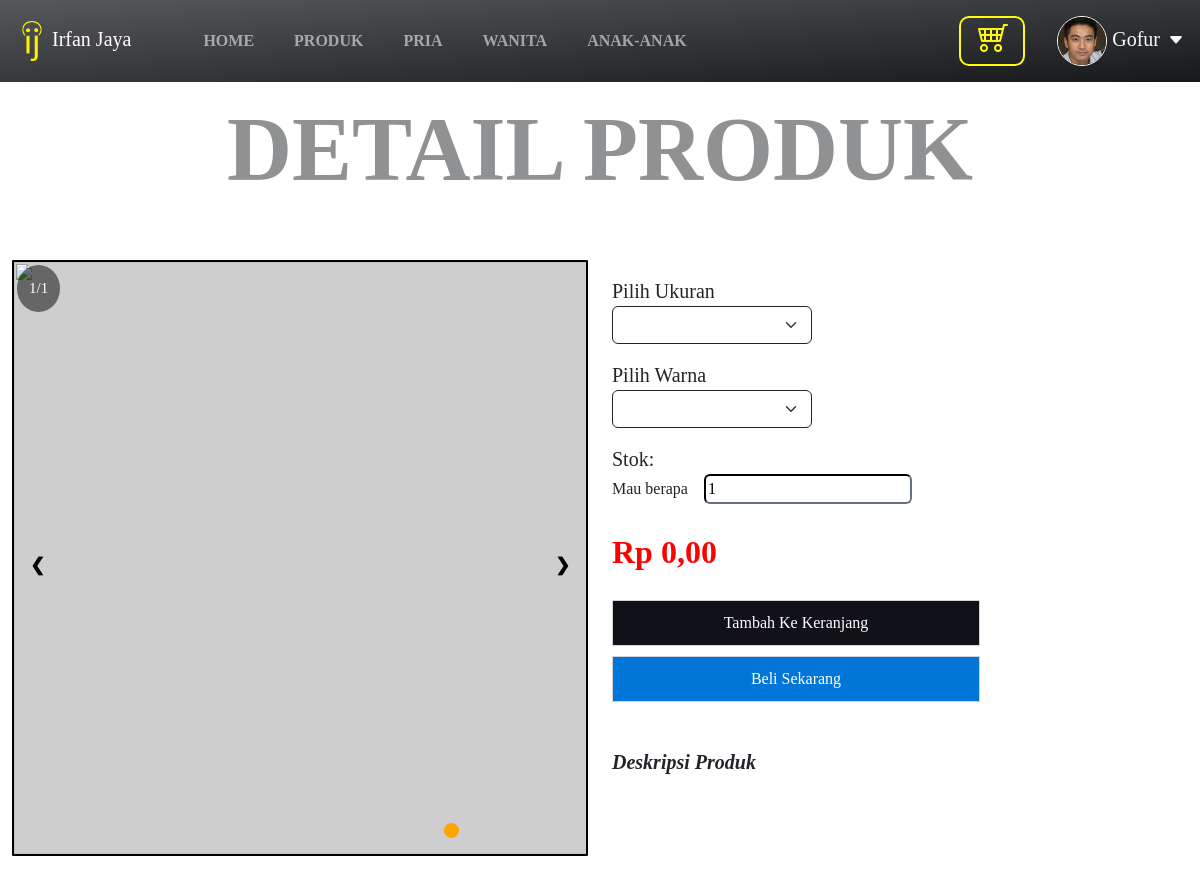
Screenshot of /detail-produk.php (signed in) with the database file from the repository.
### tables this page shows
CREATE TABLE `users` (
  `id` int(11) NOT NULL,
  `username` varchar(255) NOT NULL,
  `email` varchar(255) NOT NULL,
  `password` varchar(255) NOT NULL,
  `name` varchar(255) NOT NULL,
  `photo` varchar(255) NOT NULL DEFAULT 'default.svg',
  `alamat` varchar(300) NOT NULL,
  `nomor` varchar(50) NOT NULL,
  `status` varchar(50) NOT NULL
);

### nav-cart.php (the view, shortened to what this page needs)
<nav class="navbar navbar-expand-lg navbar-dark bg-nav pt-3 pb-3 fixed-top" >
  <div class="container-fluid">
    <a class="navbar-brand" style="margin-right: auto;" href="index.php"><img src="../skripsi/img/logo.ico" alt="logo toko" style="width: 40px;height: 40px;">Irfan Jaya</a>
    <div class="collapse navbar-collapse ms-5" id="navbarSupportedContent">
      <ul class="navbar-nav me-auto menu-user fs-6 ">
      <li class="nav-item ms-3 me-2">
          <a class="nav-link " href="index.php">Home</a>
        </li>
        <li class="nav-item ms-3 me-2">
          <a class="nav-link " href="produk.php">Produk</a>
        </li>
        <li class="nav-item ms-3 me-2">
          <a class="nav-link " href="produk-pria.php">Pria</a>
        </li>
        <li class="nav-item ms-3 me-2">
          <a class="nav-link " href="produk-wanita.php">wanita</a>
        </li>
        <li class="nav-item ms-3 me-2">
          <a class="nav-link " aria-current="page" href="produk-anak.php">Anak-Anak</a>
        </li>
      </ul>
      <?php  if(isset($_SESSION['customerijs'])){
        $id = $_SESSION['id'];
        $sql = "SELECT * FROM users WHERE id = '$id'";
        $query = mysqli_query($con, $sql);
        $db_toko = mysqli_fetch_assoc($query);
      ?>
      <a type="button" class="keranjang text-decoration-none" data-bs-toggle="modal" data-bs-target="#exampleModal">
        <h2 style=" transform: scaleX(-1);margin-right:15px;margin-left:15px;" ><i class="bi bi-cart4 "></i></h2>
      </a>
      <div class="btn-group dropstart">
        <button type="button"  style="padding:0;border:none;background:none;" data-bs-toggle="dropdown" aria-expanded="false">
        <ul class="d-flex mb-0 member">
          <li><img src="img/user/<?php echo $db_toko['photo'] ?>" class="foto-profil" alt="foto profil"></li>
          <li class="text-light fs-5 text-capitalize mt-2"><?php echo $db_toko['username']; ?></li>
          <li class="mb-0 fs-6 me-1 ms-2" style="margin-top:13px;" >
              <i class="bi bi-caret-down-fill text-light"></i>
            </button>
       <?php }else{ ?>
        <a href="login.php"><button type="button" class="btn btn-outline-primary">LOGIN</button></a>
       <?php } ?>
      </div>
    </div>
  </div>
</nav>

### css/style.css (style rules this page uses)
* { font-family: 'salma-longgar'; }
body, html { height: 100%; margin: 0; }
.bg-nav { margin-top: 0 !important; margin-bottom: 0 !important; background-image: linear-gradient(to bottom right, rgb(87, 88, 92), rgb(22, 24, 26)); }
.menu-user { text-transform: uppercase; font-weight: bold; }
.keranjang { border: solid 2px rgb(255, 251, 15); border-radius: 10px; }
.keranjang i { color: rgb(255, 251, 15); }
a:is(:link, :active, :visited).active { color: rgb(240, 225, 25) !important; }
.foto-profil { width: 50px; height: 50px; border-radius: 50%; margin-right: 5px; border: 1px solid white; background-color: white; }
.member { outline: none; list-style: none; }

### nav-cart.php (style rules this page uses)
nav { font-family:'menu2'; }
.navbar-brand { font-family:'black'; }

### rows the page displays
users: photo (picture), username "Gofur"

### other values shown
rupiah($harga_produk) "Rp 0,00"
